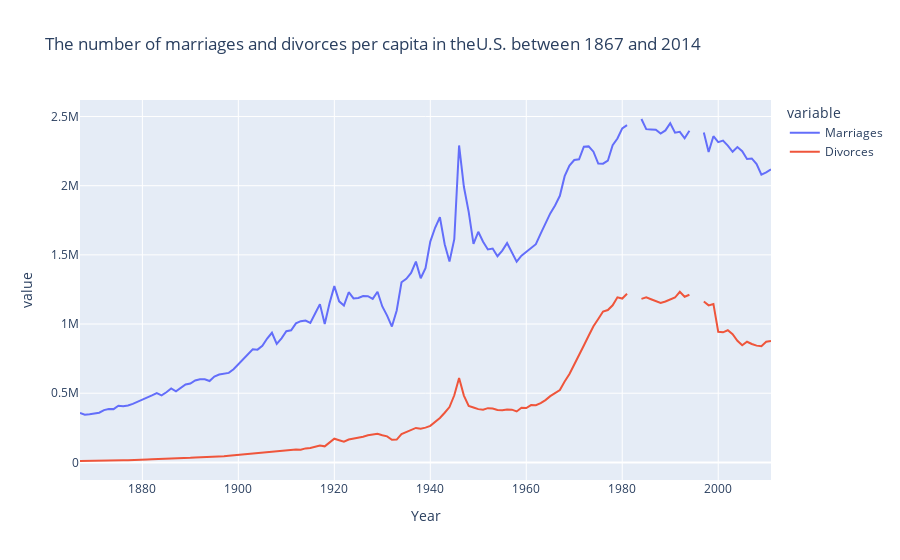

Notebook source saved alongside this figure:
### Code cell
#plotly is used for visualization
import plotly.express as px
#Y is grouped with Marriage and Divorces
pd.options.plotting.backend = "plotly"
df.plot(x='Year', y=['Marriages', 'Divorces'], title='The number of marriages and divorces per capita in theU.S. between 1867 and 2014')

### Figure 1 — Plotly figure (JSON) as saved in the notebook; plotly's stock layout.template omitted (floating-point values rounded to 4 significant figures; data arrays with more than 128 entries replaced by an {"elided": "..."} marker saying what was removed)
{"data": [{"hovertemplate": "variable=Marriages<br>Year=%{x}<br>value=%{y}<extra></extra>", "legendgroup": "Marriages", "line": {"color": "#636efa", "dash": "solid"}, "mode": "lines", "name": "Marriages", "orientation": "v", "showlegend": true, "type": "scatter", "x": {"elided": "145 int values"}, "xaxis": "x", "y": {"elided": "145 int values"}, "yaxis": "y"}, {"hovertemplate": "variable=Divorces<br>Year=%{x}<br>value=%{y}<extra></extra>", "legendgroup": "Divorces", "line": {"color": "#EF553B", "dash": "solid"}, "mode": "lines", "name": "Divorces", "orientation": "v", "showlegend": true, "type": "scatter", "x": {"elided": "145 int values"}, "xaxis": "x", "y": {"elided": "145 int values"}, "yaxis": "y"}], "layout": {"legend": {"title": {"text": "variable"}, "tracegroupgap": 0}, "title": {"text": "The number of marriages and divorces per capita in theU.S. between 1867 and 2014"}, "xaxis": {"anchor": "y", "domain": [0, 1], "title": {"text": "Year"}}, "yaxis": {"anchor": "x", "domain": [0, 1], "title": {"text": "value"}}}}
